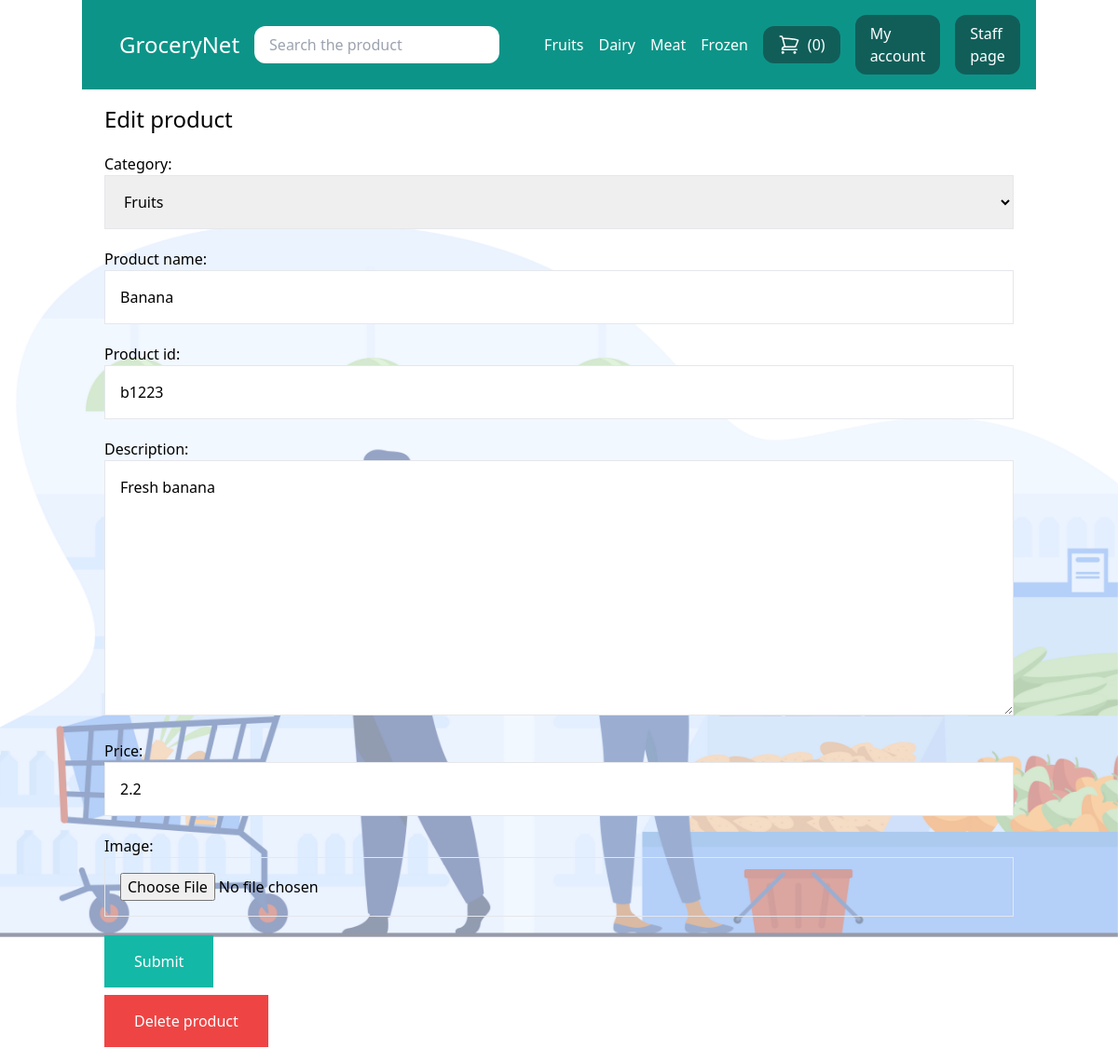
Page /staff-page/edit-product/8/ (signed in) on the committed database.
### store/models.py (models this page shows, shortened)
class Category(models.Model):
    title = models.CharField(max_length=50)
    slug = models.SlugField(max_length=50)
    class Meta:
        verbose_name_plural = 'Categories' # 관리사이트의 모델 표기방법 변경
    def __str__(self):
        return self.title

class Product(models.Model):
    DRAFT = 'draft'
    WAITING_APPROVAL = 'waitingapproval'
    ACTIVE = 'active'
    DELETED = 'deleted'
    STATUS_CHOICES = (
        (DRAFT, 'Draft'),
        (WAITING_APPROVAL, 'Waiting approval'),
        (ACTIVE, 'Active'),
        (DELETED, 'Deleted'),
    )
    user = models.ForeignKey(User, related_name='products', on_delete=models.CASCADE)
    category = models.ForeignKey(Category, related_name='products', on_delete=models.CASCADE)
    product_name = models.CharField(max_length=50)
    product_id = models.CharField(max_length=50)
    slug = models.SlugField(max_length=50)
    description = models.TextField(blank=True)
    price = models.FloatField()
    image = models.ImageField(upload_to='uploads/product_images/', blank=True, null=True)
    created_at = models.DateTimeField(auto_now_add=True)
    updated_at = models.DateTimeField(auto_now=True)
    status = models.CharField(max_length=50, choices=STATUS_CHOICES, default=ACTIVE)
    class Meta:
        ordering = ('-created_at',)  #표시 순서 변경

### userprofile/views.py (the view)
# urls.py: path('staff-page/edit-product/<int:pk>/', views.edit_product, name='edit_product'),
@login_required
def edit_product(request, pk):
    if request.user.is_staff:
        product = get_object_or_404(Product, pk=pk)
        if request.method == 'POST':
            form = ProductForm(request.POST, request.FILES, instance=product)
            if form.is_valid():
                form.save()
                messages.success(request, 'The product was updated.')
                return redirect('staff_page')
        else:
            form = ProductForm(instance=product)
        return render(request, 'userprofile/update_product.html', {
            'title': 'Edit product',
            'product': product,
            'form': form
        })

### store/forms.py
class ProductForm(forms.ModelForm):
    class Meta:
        model = Product
        fields = ('category', 'product_name', 'product_id', 'description', 'price', 'image',)
        widgets = {
            'category': forms.Select(attrs={
                'class': 'w-full p-4 border border-gray-200'
            }),
            'product_name': forms.TextInput(attrs={
                'class': 'w-full p-4 border border-gray-200'
            }),
            'description': forms.Textarea(attrs={
                'class': 'w-full p-4 border border-gray-200'
            }),
            'price': forms.TextInput(attrs={
                'class': 'w-full p-4 border border-gray-200'
            }),
            'image': forms.FileInput(attrs={
                'class': 'w-full p-4 border border-gray-200'
            }),
            'product_id': forms.TextInput(attrs={
                'class': 'w-full p-4 border border-gray-200'
            }),
        }

### store/cart.py (called while the page is built)
    def __len__(self):
        return sum(item['quantity'] for item in self.cart.values())

### store/context_processors.py (called while the page is built)
def cart(request):
    return {'cart': Cart(request)}

### store/templatetags/menu.py (called while the page is built)
@register.inclusion_tag('core/menu.html')
def menu():
    categories = Category.objects.all()
    return {'categories': categories}

### userprofile/templates/userprofile/update_product.html (shortened to what this page needs)
{% extends "core/base.html" %}
{% block content %}
    <h1 class="text-2xl">{{ title }}</h1>
    <form method="post" action="." enctype="multipart/form-data" class="space-y-5">
        {{ form.as_p }}
        <button type="submit" class="py-4 px-8 bg-teal-500 text-white hover:bg-teal-800">Submit</button>
    </form>
    {% if product %}
        <a href="{% url "delete_product" product.id %}" class="inline-block mt-2 py-4 px-8 bg-red-500 text-white">Delete product</a>
    {% endif %}
{% endblock content %}

### core/templates/core/menu.html (shortened to what this page needs)
{% for category in categories %}
    <a href="{% url "category_detail" category.slug %}" class="text-white">{{ category.title }}</a>
{% endfor %}

### rows in the picture
Category: title "Fruits"
Category: title "Dairy"
Category: title "Meat"
Category: title "Frozen"
Product: category "Fruits", product_name "Banana", product_id "b1223", description "Fresh banana", price "2.2"

### other values in the picture
{{ cart|length }} "0"
{{ title }} "Edit product"
